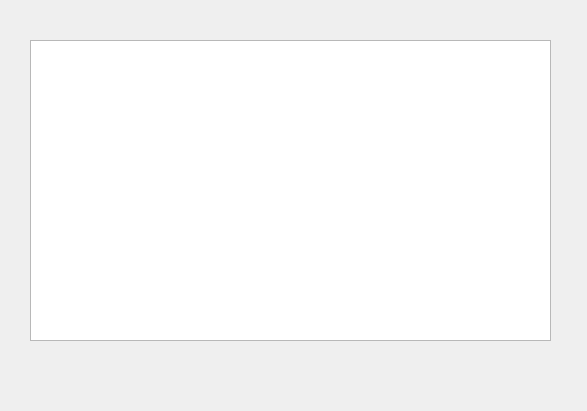
<?xml version="1.0" encoding="UTF-8"?>
<ui version="4.0">
 <class>MainWindow</class>
 <widget class="QMainWindow" name="MainWindow">
  <property name="geometry">
   <rect>
    <x>0</x>
    <y>0</y>
    <width>587</width>
    <height>411</height>
   </rect>
  </property>
  <property name="windowTitle">
   <string>MainWindow</string>
  </property>
  <widget class="QWidget" name="centralwidget">
   <widget class="QLabel" name="labelsensor">
    <property name="geometry">
     <rect>
      <x>490</x>
      <y>360</y>
      <width>61</width>
      <height>31</height>
     </rect>
    </property>
    <property name="font">
     <font>
      <pointsize>9</pointsize>
     </font>
    </property>
    <property name="text">
     <string/>
    </property>
   </widget>
   <widget class="QTableWidget" name="table">
    <property name="geometry">
     <rect>
      <x>30</x>
      <y>40</y>
      <width>521</width>
      <height>301</height>
     </rect>
    </property>
   </widget>
  </widget>
 </widget>
 <resources/>
 <connections/>
</ui>
